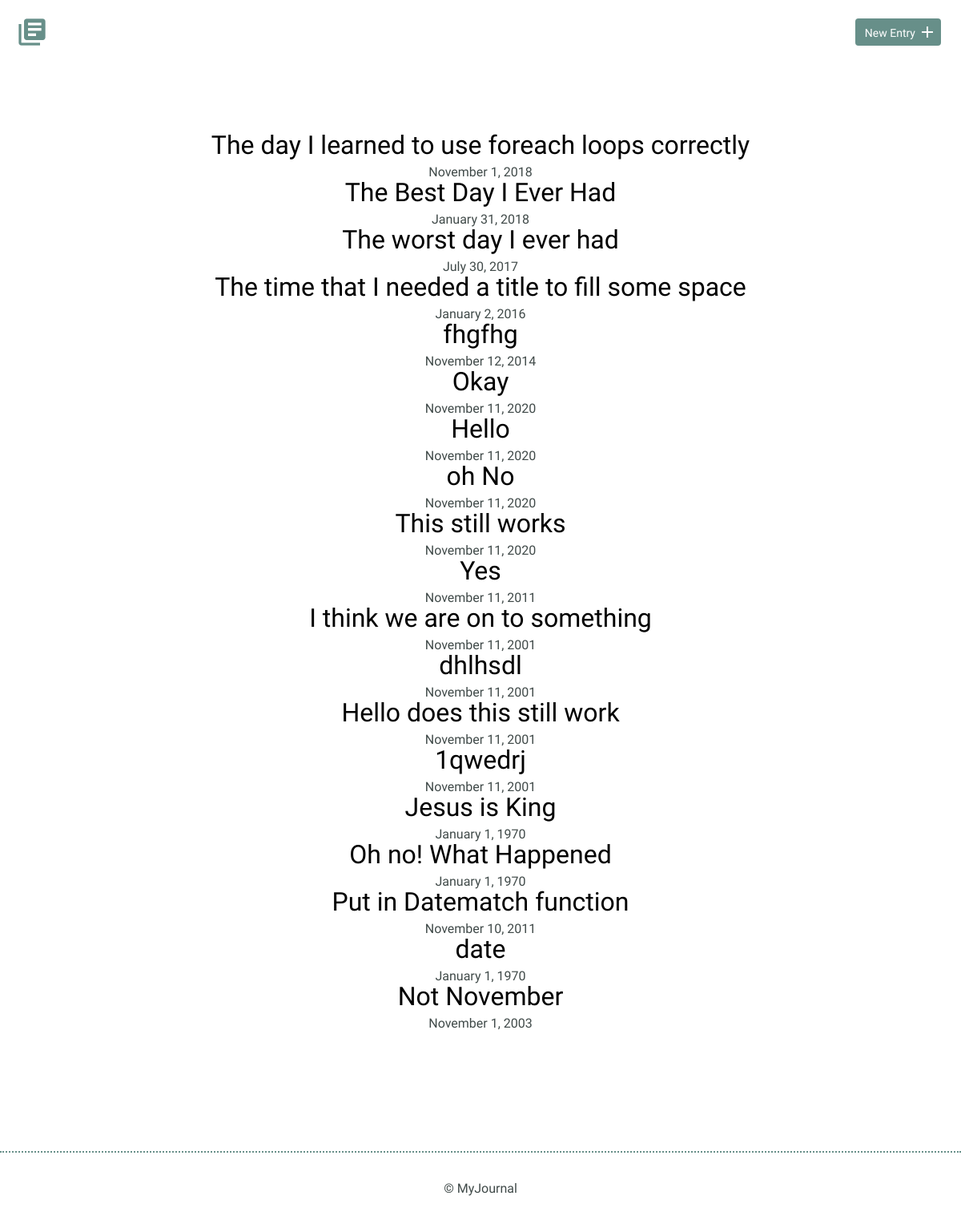
The page / on the database its author committed.
### tables this page shows
CREATE TABLE "entries" (
	`id`	INTEGER,
	`title`	TEXT,
	`date`	TEXT,
	`time_spent`	INTEGER,
	`learned`	BLOB,
	`resources`	BLOB,
	PRIMARY KEY(`id`)
);

### inc/functions.php (called while the page is built, shortened)
<?php
function get_entry_list() {
    include 'connection.php';
  try{
 return $db->query('SELECT * FROM entries ORDER BY date DESC');
  } catch (Exception $e) {
  echo "Error!: " . $e->getMessage() . "</br>";
    return array();
  }
}

### index.php (the view)
<?php
require 'inc/functions.php';
include 'inc/header.php';
?>
<!DOCTYPE html>
        <section>
            <div class="container">
                <div class="entry-list">
                    <article>
                      <?php
                      foreach(get_entry_list() as $entry_id) {
                          echo "<h2><a href='detail.php?entry_id=".$entry_id['id']."'>".$entry_id['title']."</a></h2>\n";
                          echo "<time datetime='".$entry_id['date']."'>".date("F j, Y",strtotime($entry_id['date']))."</time><br>\n";
                          }
                            ?>
                    </article>
                </div>
            </div>
        </section>
<?php include 'inc/footer.php'; ?>

### inc/header.php (shortened to what this page needs)
<!DOCTYPE html>
<html>
    <head>
        <link rel="stylesheet" href="css/normalize.css">
        <link rel="stylesheet" href="css/site.css">
    </head>
    <body>
        <header>
            <div class="container">
                <div class="site-header">
                    <a class="logo" href="index.php"><i class="material-icons">library_books</i></a>
                    <a class="button icon-right" href="new.php"><span>New Entry</span> <i class="material-icons">add</i></a>
                </div>
            </div>
        </header>

### inc/footer.php
<footer>
		<div>
				&copy; MyJournal
		</div>
</footer>
</body>
</html>

### css/site.css (style rules this page uses)
body { font-size: 16px; color: #404a49; font-family: 'Cousine', serif; font-weight: 400; }
.container { margin: 0 auto; padding: 0 25px; }
header .site-header { margin: 0 auto; height: 95px; }
header .logo i { color: #678f89; margin: 20px 0 0 -5px; float: left; font-size: 40px; }
header .button { float: right; margin: 33px 0 0 0; }
footer { text-align: center; padding: 35px 0; border-top: 2px dotted #678f89; }
.button { padding: 8px 10px 6px 10px; background: #678f89; border: 2px solid #678f89; border-radius: 4px; text-decoration: none; color: #FFF; position: relative; text-align: center; font-size: 14px; }
.button.icon-right { padding-right: 30px; top: -10px; }
.button.icon-right i { position: absolute; top: 3px; right: 3px; }
h1, h2, h3 { margin: 0; font-weight: 400; line-height: 1em; color: #000; }
h2 { font-size: 32px; }
h2 a { text-decoration: none; color: #000; }
.entry-list, .edit-entry, .new-entry { max-width: 800px; margin: 0 auto; padding: 70px 0 150px 0; }
.entry-list article { margin-bottom: 70px; text-align: center; }
.entry-list article:last-child { margin-bottom: 0; }
.entry-list article h2 { margin-bottom: 8px; }

### rows shown on the page
entries: title "The day I learned to use foreach loops correctly", date "November 1, 2018"
entries: title "The Best Day I Ever Had", date "January 31, 2018"
entries: title "The worst day I ever had", date "July 30, 2017"
entries: title "The time that I needed a title to fill some space", date "January 2, 2016"
entries: title "fhgfhg", date "November 12, 2014"
entries: title "Okay", date "November 11, 2020"
entries: title "Hello", date "November 11, 2020"
entries: title "oh No", date "November 11, 2020"
entries: title "This still works", date "November 11, 2020"
entries: title "Yes", date "November 11, 2011"
entries: title "I think we are on to something", date "November 11, 2001"
entries: title "dhlhsdl", date "November 11, 2001"
entries: title "Hello does this still work", date "November 11, 2001"
entries: title "1qwedrj", date "November 11, 2001"
entries: title "Jesus is King", date "January 1, 1970"
entries: title "Oh no! What Happened", date "January 1, 1970"
entries: title "Put in Datematch function", date "November 10, 2011"
entries: title "date", date "January 1, 1970"
entries: title "Not November", date "November 1, 2003"
